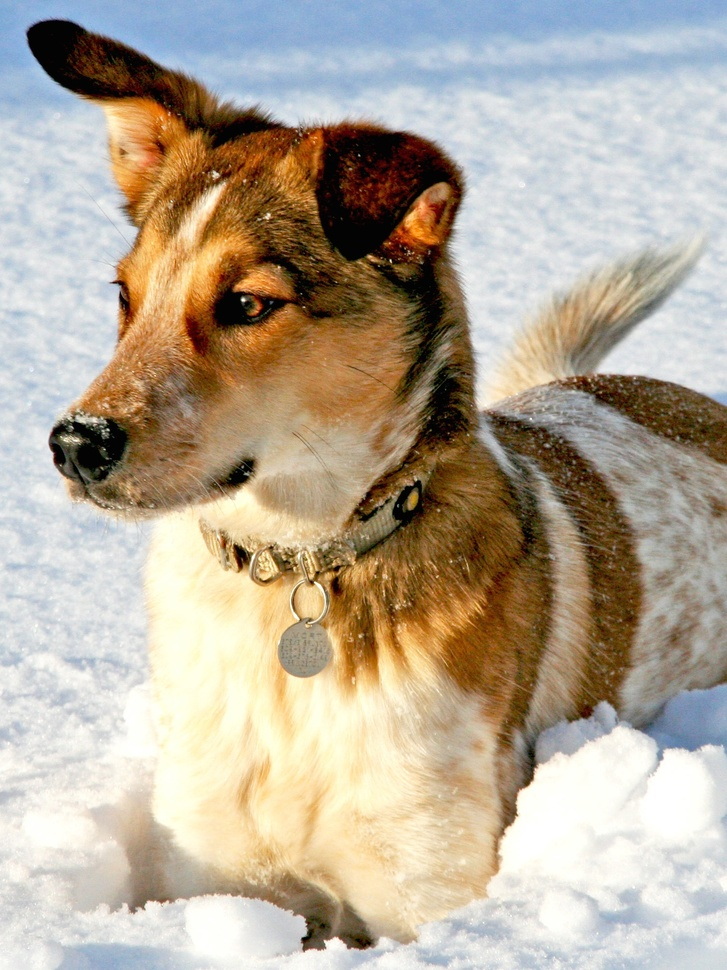
#> input picture HW3/dog.jpg, 727 x 970 px, shrunk from 1500 x 2000 before the run
$ jupyter execute --allow-errors 'Buhat - HW3 .ipynb'
#> lines starting #> are read from the running program, lines starting #| are printed output that depends on the picture
[cell 1]
from matplotlib.image import imread
import matplotlib.pyplot as plt

from matplotlib.cm import get_cmap
import numpy as np
import os
import math

[cell 2]
print("Exer 2.1")

[cell 3]
A = imread(os.path.join('dog.jpg')) #load the image of the dog
#> A is the input picture: shape (970, 727, 3); mean R, G, B 181.4, 169.5, 152
X = np.mean(A, -1);
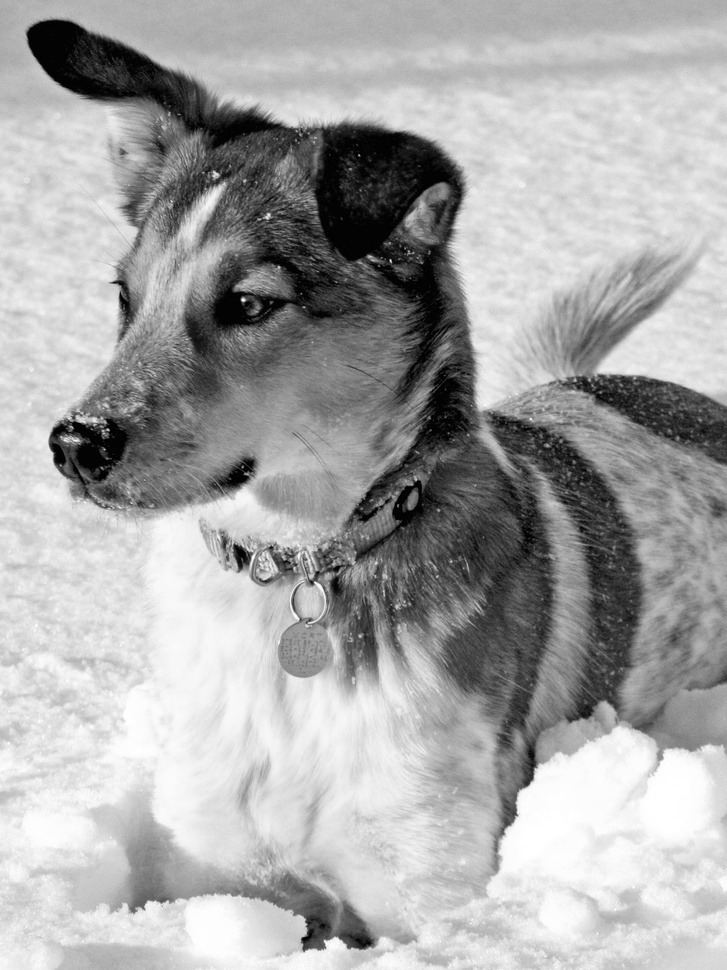
#> X: shape (970, 727) float64; min 0, max 255, mean 167.6
plt.imshow(X, cmap='gray')
plt.axis('off');

[cell 4]
#Use FFT to compress the image
X_fft = np.fft.fft2(X)

[cell 5]
X_fs = np.sort(np.abs(X_fft.reshape(-1))) #Sort the FFTd data by its absolute value

#Computing the error
error = []

#> (the rest of this cell did not finish here and is left out)

[cell 6]
#Plotting the error between the actual and compressed images

plt.figure(figsize=(20,5))
plt.plot(error)
plt.xlabel('compression ratio')
plt.ylabel('MSE');
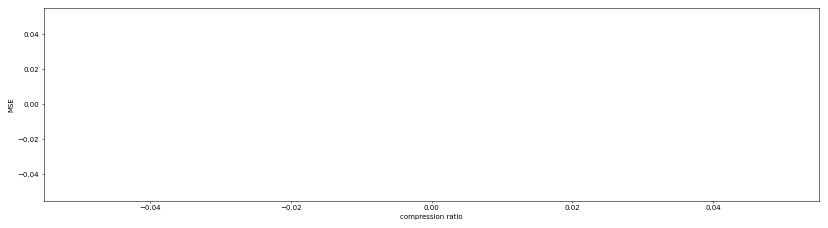
#> figure drawn by matplotlib, 1 panel

[cell 7]
print("Exer 2.1")

[cell 8]
plt.figure(figsize=(10,10))
plt.imshow(plt.imread('a0an.jpeg')) #replace image with updated version
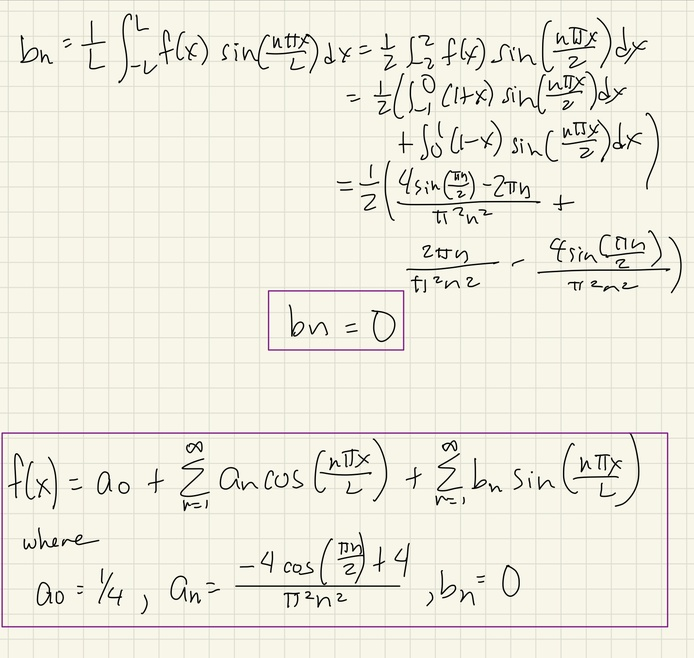
#> input picture HW3/a0an.jpeg, 694 x 658 px, shrunk from 1430 x 1356 before the run
plt.axis('off');
plt.figure(figsize=(8.5,10))
#> (the rest of this cell did not finish here and is left out)

[cell 9]
dx = 0.02
#> dx = 0.02
L = 2
x = L * np.arange(-1+dx,1+dx,dx)
#> x = 100 values from -1.96 to 2
n = 100
nquart = int(np.floor(n/4))

f = np.zeros(n)
for l in range(nquart,3*nquart - 1):
    f[l] = 1-np.abs(x[l])

fig, ax = plt.subplots()
ax.plot(x,f,'-',color='k',linewidth=2)


# Compute Fourier series
name = "Accent"
cmap = get_cmap('tab10')
colors = cmap.colors
ax.set_prop_cycle(color=colors)

a0 = 1/4
bn = 0

fFS = a0

an = np.zeros(n-1)
A = np.zeros(n-1)
B = np.zeros(n-1)
for k in range(n-1):
    A[k] = np.sum(f * np.cos((np.pi*(k+1)*x)/L))*dx
    B[k] = np.sum(f * np.sin((np.pi*(k+1)*x)/L))*dx
    fFS = fFS + (1/L)*A[k]*np.cos(((k+1)*np.pi*x)/L) + (1/L)*B[k]*np.sin(((k+1)*np.pi*x)/L)
    ax.plot(x,fFS,'-')
#> after the loop, A = 99 values, max 0.405 at index 98, min -2.04e-16 at index 83, mean 0.0152; B = 99 values, max 1.13e-13 at index 98, min -1.22e-16 at index 43, mean 2.12e-15; fFS = 100 values, max 1 at index 49, min -3.05e-15 at index 99, mean 0.25
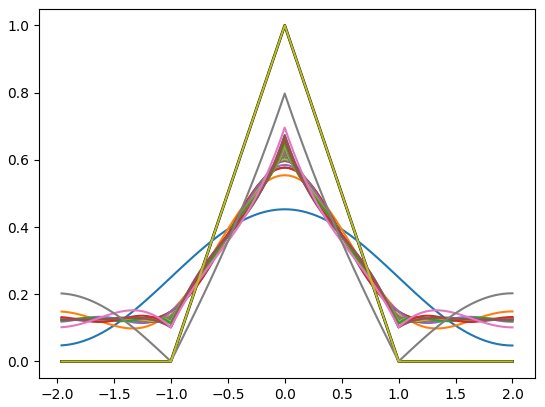
#> figure drawn by matplotlib, 1 panel; curve peaks at x = 1.78e-15, y = 1; curve peaks at x = 1.78e-15, y = 0.453; curve peaks at x = 1.78e-15, y = 0.554

[cell 10]
fig, ax = plt.subplots()
ax.plot(x,f,'-',color='k',linewidth=2)
a0 = 1/4
bn = 0
fFS = a0
A = np.zeros(10)
B = np.zeros(10)
for k in range(10):
    A[k] = np.sum(f * np.cos((np.pi*(k+1)*x)/L))*dx
    B[k] = np.sum(f * np.sin((np.pi*(k+1)*x)/L))*dx
    fFS = fFS + (1/L)*A[k]*np.cos(((k+1)*np.pi*x)/L) + (1/L)*B[k]*np.sin(((k+1)*np.pi*x)/L)
    ax.plot(x,fFS,'-')
#> after the loop, A = [0.405, 0.203, 0.0452, -1.17e-17, 0.0163, 0.0228, 0.00841, -2.78e-17, 0.00514, 0.00838]; B = [3.59e-17, 7.63e-18, -3.43e-17, 1.73e-19, 3.68e-17, 1.25e-17, -2.89e-17, -1.8e-18, 1.04e-17, 1.78e-17]; fFS = 100 values, max 0.607 at index 49, min 0.121 at index 21, mean 0.25
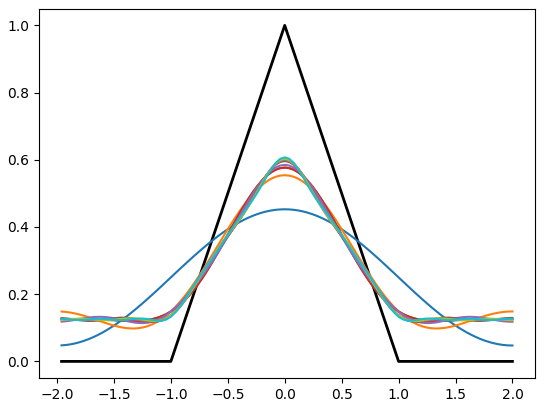
#> figure drawn by matplotlib, 1 panel; curve peaks at x = 1.78e-15, y = 1; curve peaks at x = 1.78e-15, y = 0.453; curve peaks at x = 1.78e-15, y = 0.554

[cell 11]
#fourier transform
dx = 0.02
L = 2
x = L * np.arange(-1+dx,1+dx,dx)
n = 100
nquart = int(np.floor(n/4))

f = np.zeros(n)
for l in range(nquart,3*nquart - 1):
    f[l] = 1-np.abs(x[l])


G = np.concatenate([x, f])

FT = np.fft.fft(G).real

plt.plot(FT)
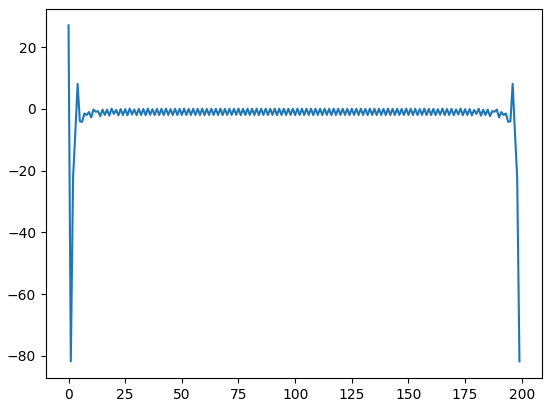
#> figure drawn by matplotlib, 1 panel; curve peaks at x = 0, y = 27
